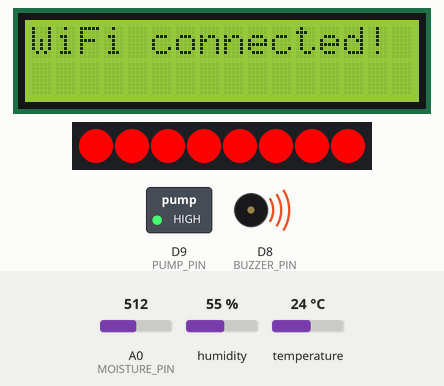
This sketch was run on a simulated Arduino Uno R4 WiFi. On the bench: 16×2 character LCD, 8 RGB LEDs in strip order, left to right, switched loads named in the sketch (green lamp = pin HIGH), buzzer (waves = sounding). The test bench sets the inputs (shaded band); at power-on: A0 (MOISTURE_PIN) = 512, humidity 55 %, temperature 24 °C. WiFi joins after 1.5 s; servers stay silent unless stated; random numbers use the default seed unless the sketch sets one; no MQTT or app messages arrive unless stated; what the sketch prints to the serial monitor is not drawn.

Above: at 4.8 s.
4.9 s: A0 (MOISTURE_PIN) set to 493
At 6.7 s:
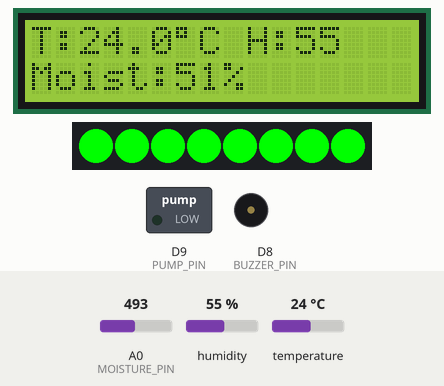
7.8 s: A0 (MOISTURE_PIN) set to 716
At 9.6 s:
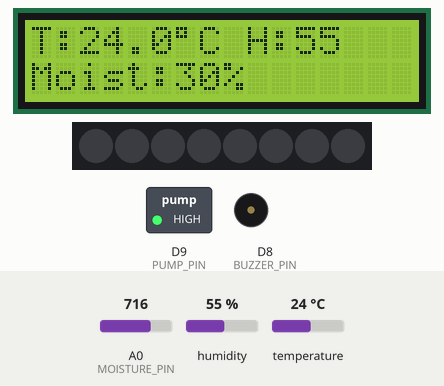
10.7 s: humidity set to 22 %
At 14.78 s:
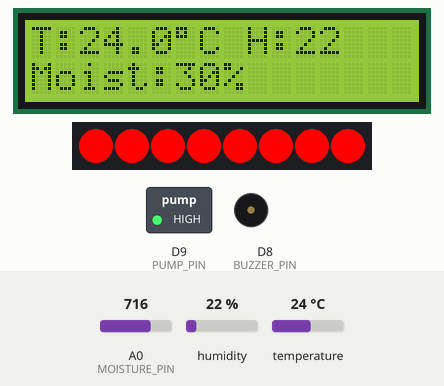
15.1 s: temperature set to 12 °C
At 19.41 s:
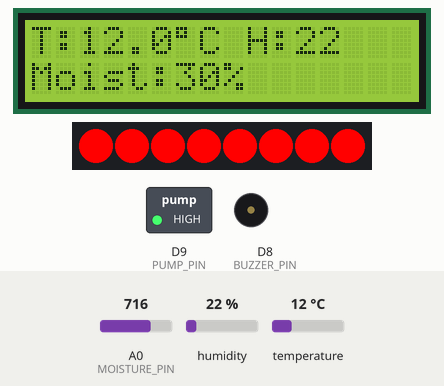
19.5 s: A0 (MOISTURE_PIN) set to 511
At 21.7 s:
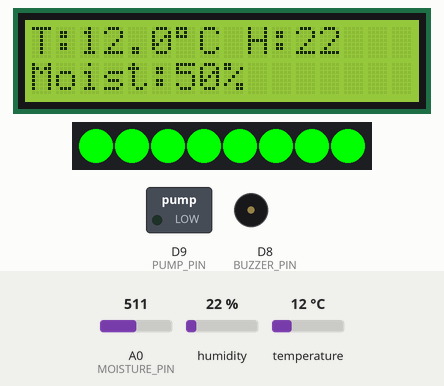
22.8 s: humidity set to 40 %
At 24.8 s:
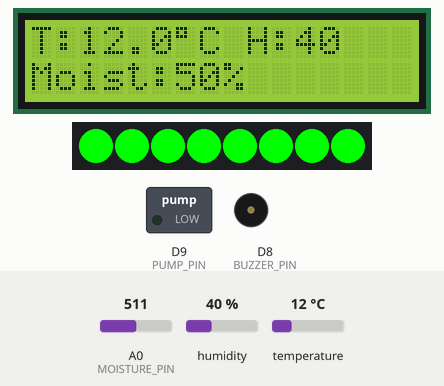
Timing chart, 0 to 26.3 s (numbered marks = the images above; inputs shaded):
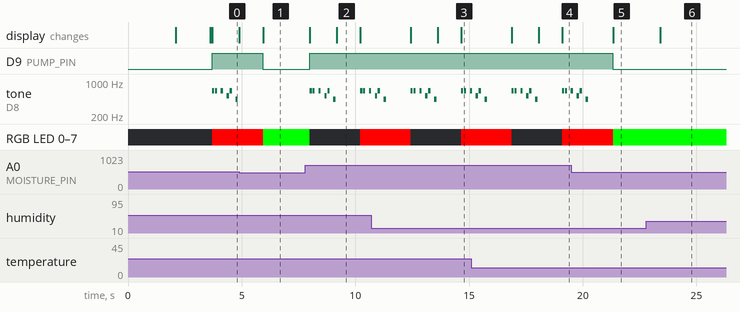

Measured:
- the behaviour switches between 512 and 511 on A0 (MOISTURE_PIN) (found by bisection; images 0 and 1)
- after the input at 4.9 s, D9 (PUMP_PIN): HIGH → LOW after 1.0 s
- after the input at 7.8 s, D9 (PUMP_PIN): LOW → HIGH after 0.19 s; tone on D8 (BUZZER_PIN): plays 660 Hz for 0.10 s, 660 Hz for 0.10 s, 660 Hz for 0.10 s, 520 Hz for 0.10 s, 660 Hz for 0.10 s, 440 Hz for 0.10 s … (9 notes in this stretch), starting after 0.19 s; RGB LED 0–7: RGB(0, 255, 0) → off after 0.19 s, → RGB(255, 0, 0) 2.2 s later
- after the input at 19.5 s, D9 (PUMP_PIN): HIGH → LOW after 1.8 s
- after the input at 22.8 s, the display: changes after 0.61 s (image 6)
- by itself, tone on D8 (BUZZER_PIN): plays 660 Hz for 0.10 s, 660 Hz for 0.10 s, 660 Hz for 0.10 s, 520 Hz for 0.10 s, 660 Hz for 0.10 s, 440 Hz for 0.10 s
- what the display in image 2 shows lasts 1.0 s, from 9.2 s to 10.2 s

The sketch:

project1.ino
```cpp
// ==== Required Libraries ====
#include <WiFiS3.h>               // For WiFi connection (UNO R4 WiFi)
#include <WiFiSSLClient.h>        // SSL Client for secure MQTT
#include <PubSubClient.h>         // MQTT client
#include <DHT.h>                  // DHT11 Temperature/Humidity sensor
#include <Wire.h>                 // For I2C communication
#include <LiquidCrystal_I2C.h>    // I2C LCD
#include <ArduinoJson.h>          // For JSON payloads
#include <Adafruit_NeoPixel.h>    // RGB LED Strip (WS2812)
#include "secrets.h"              // WiFi & MQTT credentials

// ==== Sensor and Pin Definitions ====
#define DHTPIN 2                  // DHT11 data pin
#define DHTTYPE DHT11            // Sensor type
DHT dht(DHTPIN, DHTTYPE);        // Initialize DHT sensor

#define MOISTURE_PIN A0          // Analog pin for soil moisture
#define DRY_SOIL_THRESHOLD 50.0  // % threshold for dry soil

#define BUZZER_PIN 8             // Buzzer pin
#define PUMP_PIN 9               // Relay-controlled pump pin

// ==== LCD Configuration ====
LiquidCrystal_I2C lcd(0x27, 16, 2);  // LCD address and dimensions

// ==== NeoPixel LED Configuration ====
#define LED_PIN 6
#define NUM_PIXELS 8
Adafruit_NeoPixel strip(NUM_PIXELS, LED_PIN, NEO_GRB + NEO_KHZ800);

// ==== Networking Clients ====
WiFiSSLClient wifiSSLClient;
PubSubClient client(wifiSSLClient);

// ==== Status Variables ====
String previousDHTStatus = "unknown";
String previousMoistureStatus = "unknown";
unsigned long previousBlinkMillis = 0;
const long blinkInterval = 500;
bool blinkState = false;
String pumpStatus = "off";

// ==== Mario Melody Tune ====
int melody[] = {660, 660, 0, 660, 0, 520, 660, 0, 440};
int noteDurations[] = {100, 100, 100, 100, 100, 100, 100, 100, 100};

// ==== Play Short Mario Tune on Buzzer ====
void playMarioTheme() {
  for (int i = 0; i < 9; i++) {
    int note = melody[i];
    int duration = noteDurations[i];
    if (note == 0) {
      noTone(BUZZER_PIN); // Pause
    } else {
      tone(BUZZER_PIN, note, duration); // Play note
    }
    delay(duration + 30);
  }
  noTone(BUZZER_PIN); // Ensure buzzer turns off
}

// ==== WiFi Connection ====
void setup_wifi() {
  Serial.print("Connecting to WiFi");
  lcd.clear();
  lcd.setCursor(0, 0);
  lcd.print("Connecting to");
  lcd.setCursor(0, 1);
  lcd.print("WiFi...");
  while (WiFi.begin(ssid, password) != WL_CONNECTED) {
    delay(500);
    Serial.print(".");
  }
  Serial.println("\nWiFi connected!");
  lcd.clear();
  lcd.print("WiFi connected!");
}

// ==== MQTT Reconnection Logic ====
void reconnect() {
  while (!client.connected()) {
    Serial.println("Attempting MQTT connection...");
    String clientId = "UNO_R4_Client_" + String(random(0xffff), HEX);
    if (client.connect(clientId.c_str(), mqtt_user, mqtt_pass)) {
      Serial.println("MQTT connected.");
      client.publish(mqtt_status_topic, "device_online", true);
    } else {
      Serial.print("Failed, rc=");
      Serial.println(client.state());
      delay(3000); // Retry after delay
    }
  }
}

// ==== Update NeoPixel LED based on Moisture ====
void updateMoistureLED(float moisturePercent, bool blinkState) {
  if (moisturePercent < DRY_SOIL_THRESHOLD) {
    // Blink red if dry
    uint32_t color = blinkState ? strip.Color(255, 0, 0) : strip.Color(0, 0, 0);
    for (int i = 0; i < NUM_PIXELS; i++) {
      strip.setPixelColor(i, color);
    }
    strip.show();
  } else {
    // Green if healthy
    for (int i = 0; i < NUM_PIXELS; i++) {
      strip.setPixelColor(i, strip.Color(0, 255, 0));
    }
    strip.show();
  }
}

// ==== Initialization ====
void setup() {
  Serial.begin(9600);
  dht.begin();
  lcd.init();
  lcd.backlight();
  lcd.setCursor(0, 0);
  lcd.print("Initializing...");
  delay(2000);
  lcd.clear();

  strip.begin();
  strip.show(); // Turn off LEDs initially

  pinMode(PUMP_PIN, OUTPUT);
  pinMode(BUZZER_PIN, OUTPUT);
  digitalWrite(PUMP_PIN, LOW);   // Pump off
  noTone(BUZZER_PIN);            // Buzzer off

  setup_wifi();                  // Connect to WiFi
  client.setServer(mqtt_server, mqtt_port); // Set MQTT broker
}

// ==== Main Loop ====
void loop() {
  // Handle blinking interval
  unsigned long currentMillis = millis();
  if (currentMillis - previousBlinkMillis >= blinkInterval) {
    blinkState = !blinkState;
    previousBlinkMillis = currentMillis;
  }

  // Reconnect WiFi/MQTT if needed
  if (WiFi.status() != WL_CONNECTED) setup_wifi();
  if (!client.connected()) reconnect();
  client.loop();

  // Read sensors
  float temperature = dht.readTemperature();
  float humidity = dht.readHumidity();
  int moistureValue = analogRead(MOISTURE_PIN);
  float moisturePercent = map(moistureValue, 1023, 0, 0, 100); // Map to %

  // Determine sensor statuses
  String dhtStatus = (isnan(temperature) || isnan(humidity)) ? "offline" : "online";
  String moistureStatus = (moisturePercent < DRY_SOIL_THRESHOLD) ? "dry" : "normal";

  // Update LED indicator
  updateMoistureLED(moisturePercent, blinkState);

  // Auto water + alert if dry
  if (moistureStatus == "dry") {
    digitalWrite(PUMP_PIN, HIGH);
    playMarioTheme(); // Play buzzer alert
    pumpStatus = "on";
  } else {
    digitalWrite(PUMP_PIN, LOW);
    noTone(BUZZER_PIN);
    pumpStatus = "off";
  }

  // Display sensor readings
  if (dhtStatus == "online") {
    lcd.clear();
    lcd.setCursor(0, 0);
    lcd.print("T:");
    lcd.print(temperature, 1);
    lcd.print((char)223);
    lcd.print("C H:");
    lcd.print(humidity, 0);
    lcd.setCursor(0, 1);
    lcd.print("Moist:");
    lcd.print(moisturePercent, 0);
    lcd.print("%");

    Serial.print("Temp: ");
    Serial.print(temperature);
    Serial.print("°C, Humidity: ");
    Serial.print(humidity);
    Serial.print("%, Moisture: ");
    Serial.print(moisturePercent);
    Serial.println("%");
  } else {
    lcd.clear();
    lcd.setCursor(0, 0);
    lcd.print("DHT Sensor Err");
    Serial.println("Failed to read from DHT!");
  }

  // Prepare JSON data to publish
  StaticJsonDocument<256> json;
  json["sensor"] = "DHT11+Moisture";
  json["temperature"] = temperature;
  json["humidity"] = humidity;
  json["moisture_raw"] = moistureValue;
  json["moisture_percent"] = moisturePercent;
  json["dht_status"] = dhtStatus;
  json["moisture_status"] = moistureStatus;
  json["pump_status"] = pumpStatus;

  char payload[256];
  serializeJson(json, payload);
  client.publish(mqtt_topic_data, payload);  // Publish sensor data

  // Publish status change notifications
  if (dhtStatus != previousDHTStatus) {
    client.publish(mqtt_status_topic, ("dht:" + dhtStatus).c_str(), true);
    previousDHTStatus = dhtStatus;
  }

  if (moistureStatus != previousMoistureStatus) {
    client.publish(mqtt_status_topic, ("moisture:" + moistureStatus).c_str(), true);
    previousMoistureStatus = moistureStatus;

    // Send alert if dry
    if (moistureStatus == "dry") {
      client.publish(mqtt_alert_topic, "Alert: Soil is too dry!", true);
    }
  }

  delay(1000); // Short delay before next loop
}
```

secrets.h
```cpp
// secrets.h

const char* ssid = "WIFI_NAME";
const char* password = "WIFI_PASSWORD";

const char* mqtt_server = "MQTT_SERVER URL";
const int mqtt_port = 8883;
const char* mqtt_user = "MQTT_USER_NAME";
const char* mqtt_pass = "MQTT_USER_PASSWORD";

const char* mqtt_topic_data = "sensor/data";
const char* mqtt_status_topic = "sensor/status";
const char* mqtt_alert_topic = "sensor/alerts";
```
